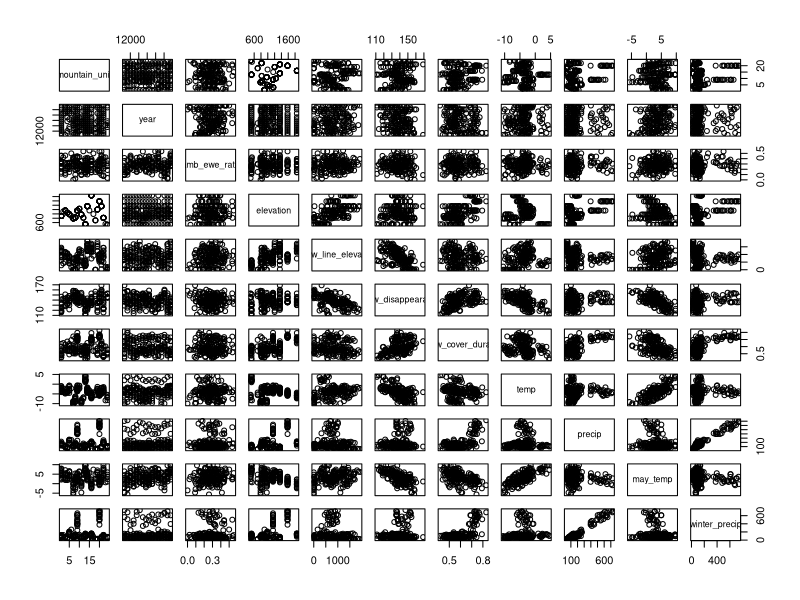
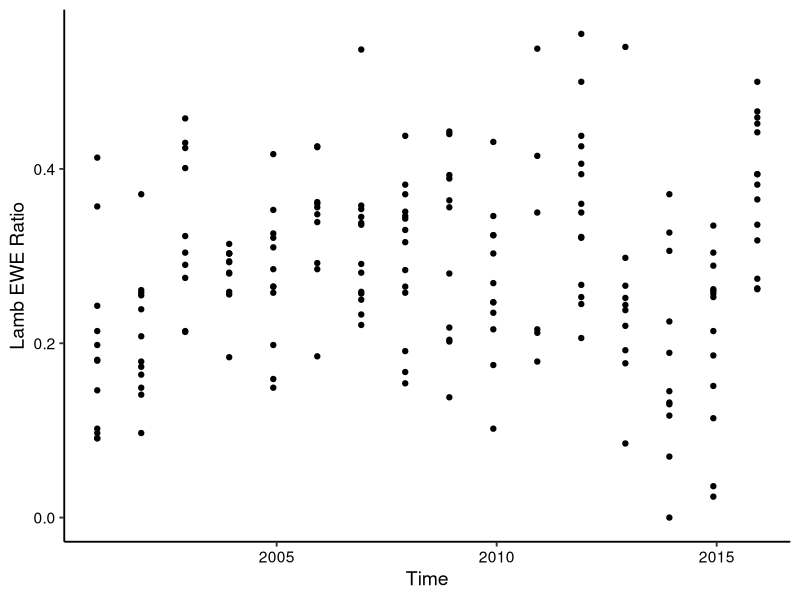
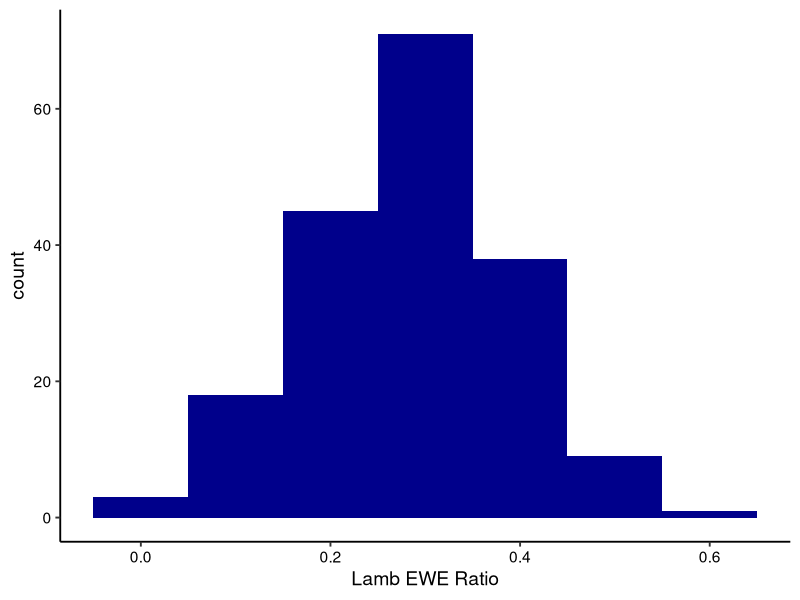
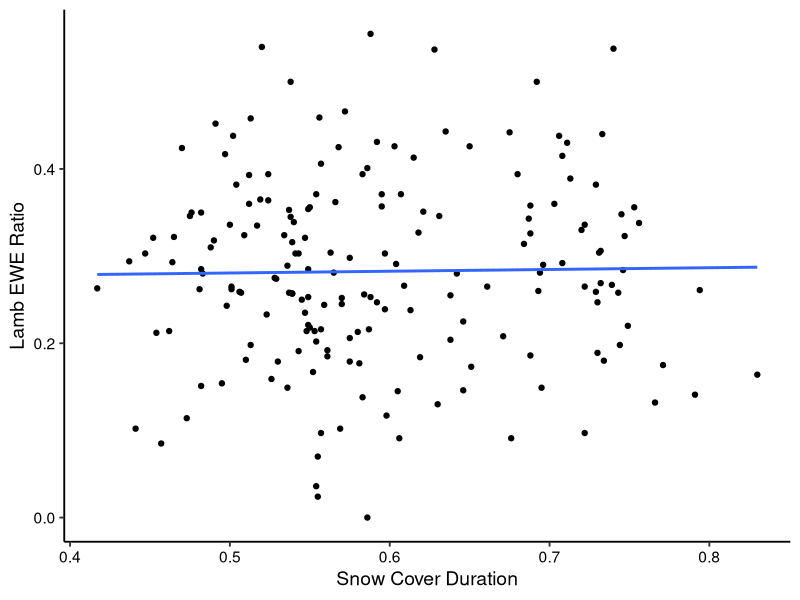
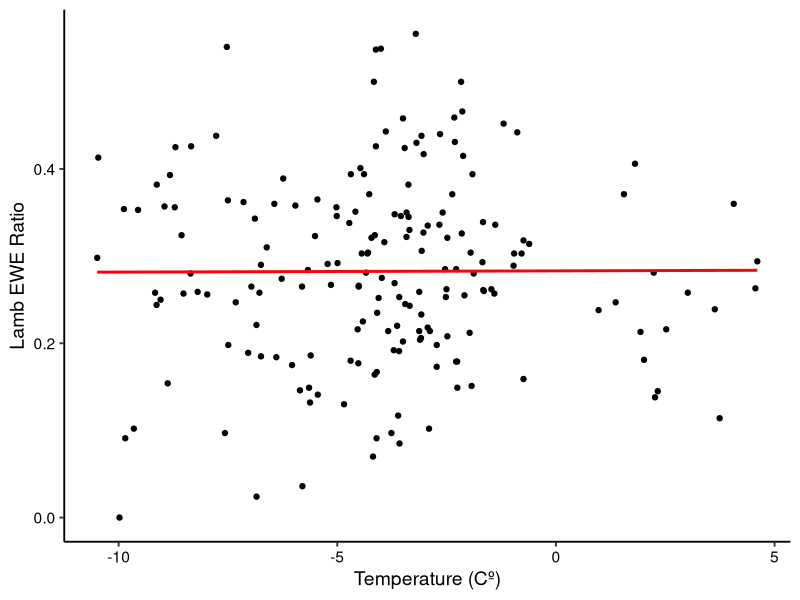
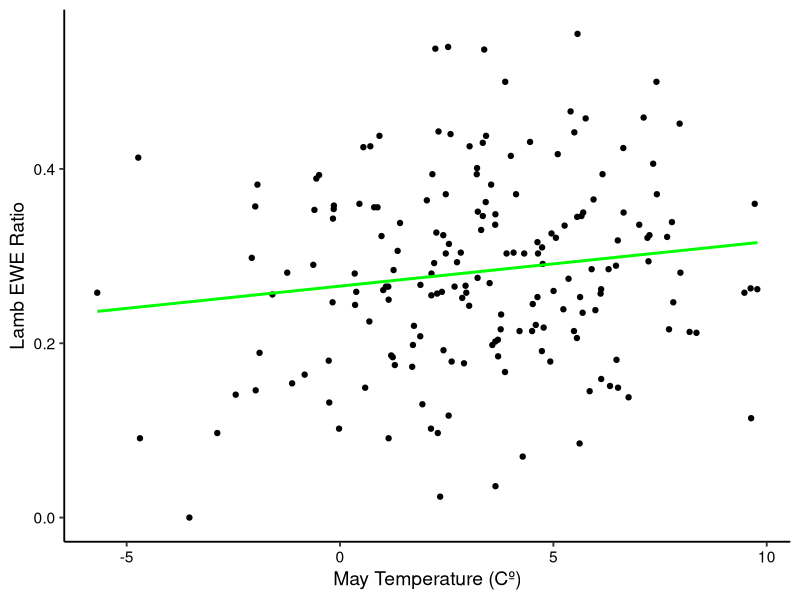
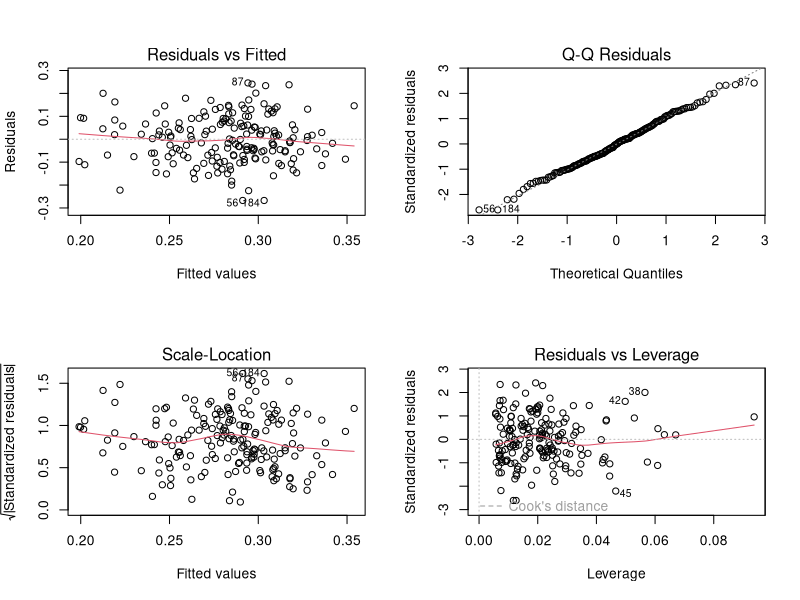

Write R code to recreate these figures, in order.
## ---- chunk 1
# Set your working directory
#getwd()

# Load your packages
require(lubridate)
require(tidyverse)
require(ggplot2)
require(dplyr)
require(psych)

require(kableExtra)
require(knitr)

options(knitr.table.format = "html")
# Set your ggplot theme
mytheme <- theme_classic(base_size = 14) +
  theme(axis.text = element_text(color = "black"),
        legend.position = "top")
theme_set(mytheme)

# Load your datasets
lamb_ewe <- read.csv("../Data/Processed/lamb_ewe_wrangle.csv")

#Change year to date class
lamb_ewe$year <- as.Date(as.character(lamb_ewe$year), format = "%Y")
## ---- chunk 2
#Explore the data

#Dimensions of the dataset
print(dim(lamb_ewe))

#Column names
colnames(lamb_ewe)

#Data summary
summary(lamb_ewe)

describe(lamb_ewe, fast = TRUE)

kableExtra::kbl(lamb_ewe)

kable(lamb_ewe, caption = "Summary of Lamb Dataset")
## ---- chunk 3
#Plot scatterplot matrix 
plot(lamb_ewe)

#Check for normality
shapiro.test(lamb_ewe$lamb_ewe_ratio)
## ---- chunk 4
explorelambewe<-ggplot(lamb_ewe, aes(x = year, y = lamb_ewe_ratio)) +
  geom_point() +
  labs(x="Time", y = "Lamb EWE Ratio")

plot(explorelambewe)
## ---- chunk 5
ggplot(data = lamb_ewe) +
  geom_histogram(mapping = aes(x = lamb_ewe_ratio), binwidth = 0.1, fill="darkblue") +
labs(x="Lamb EWE Ratio")
## ---- chunk 6
#Create preliminary GLM 
lamb_lm <- lm(data = lamb_ewe, lamb_ewe_ratio ~ year + elevation + snow_line_elevation + 
              snow_disappearance + snow_cover_duration + temp + precip + may_temp + winter_precip)

#Summarize model 
summary(lamb_lm)

#Choose best model by AIC in a Stepwise Algorithm
step(lamb_lm)

#Best model selected based off previous step 
new_lamb_lm<-lm(formula = lamb_ewe_ratio ~ snow_cover_duration + temp + may_temp, 
    data = lamb_ewe)

#Summarize model 
summary(new_lamb_lm)
## ---- chunk 7
#Plot relationship between lamb ewe ratio and snow cover duration
lamb_snowcoverduration<-ggplot(lamb_ewe, aes(x = snow_cover_duration, y = lamb_ewe_ratio)) +
  geom_point() +
  geom_smooth(method=lm, se=FALSE) +
  labs(x="Snow Cover Duration", y = "Lamb EWE Ratio")
plot(lamb_snowcoverduration)
## ---- chunk 8
#Plot relationship between lamb ewe ratio and temperature
lamb_temp<-ggplot(lamb_ewe, aes(x = temp, y = lamb_ewe_ratio)) +
  geom_point() +
  geom_smooth(method=lm, se=FALSE, col="red") +
  labs(x="Temperature (Cº)", y = "Lamb EWE Ratio")
plot(lamb_temp)
## ---- chunk 9
#Plot relationship between lamb ewe ratio and may temperature
lamb_maytemp<-ggplot(lamb_ewe, aes(x = may_temp, y = lamb_ewe_ratio)) +
  geom_point() +
  geom_smooth(method=lm, se=FALSE, col="green") +
  labs(x="May Temperature (Cº)", y = "Lamb EWE Ratio")
plot(lamb_maytemp)
## ---- chunk 10
#Diagnostic Plots 
par(mfrow = c(2, 2))
plot(new_lamb_lm)
